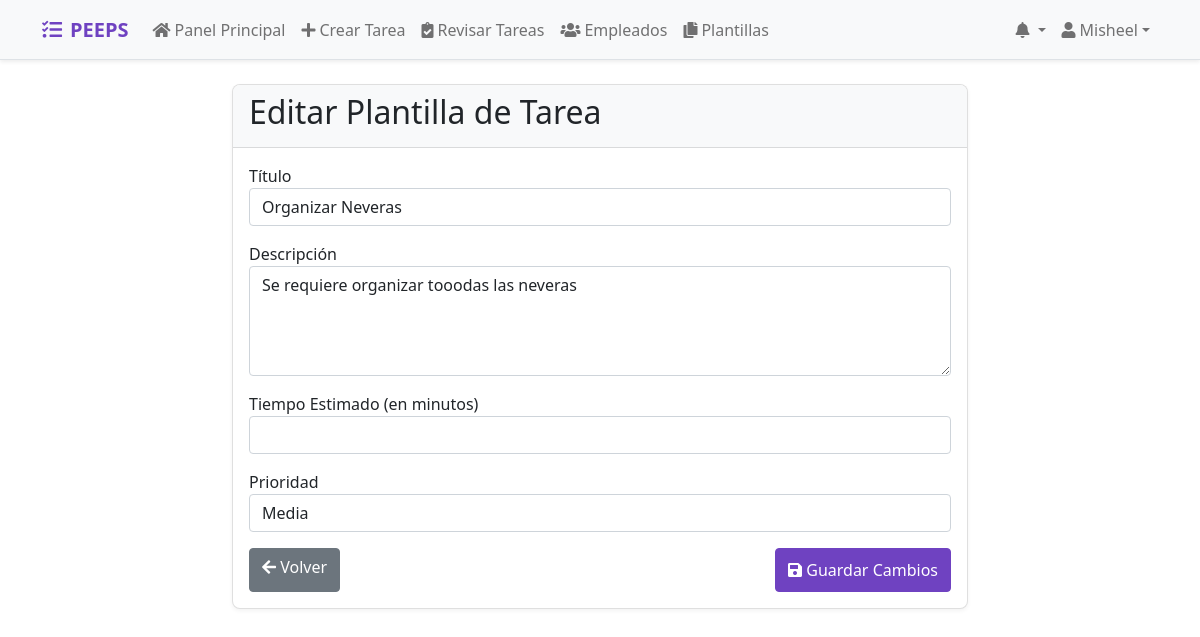
/jefe/plantillas/3/editar/ (signed in), run on the app's committed database.
### tasks/models.py (models this page shows, shortened)
class PlantillaTarea(models.Model):
    titulo = models.CharField(max_length=200)
    descripcion = models.TextField()
    jefe = models.ForeignKey(User, on_delete=models.CASCADE, related_name='plantillas_creadas')
    tiempo_estimado = models.DurationField()
    PRIORIDADES = [
        ('Baja', 'Baja'),
        ('Media', 'Media'),
        ('Alta', 'Alta'),
    ]
    prioridad = models.CharField(max_length=10, choices=PRIORIDADES, default='Media')
    fecha_creacion = models.DateTimeField(auto_now_add=True)

### tasks/views.py (the view, shortened to what this page needs)
# urls.py: path('jefe/plantillas/<int:plantilla_id>/editar/', views.editar_plantilla, name='editar_plantilla'),
@login_required
def editar_plantilla(request, plantilla_id):
    if not request.user.empleadoperfil.es_jefe:
        messages.error(request, "No tienes permiso para realizar esta acción.")
        return redirect('index')
    plantilla = get_object_or_404(PlantillaTarea, id=plantilla_id, jefe=request.user)
    return render(request, 'tasks/plantillas/editar_plantilla.html', {'plantilla': plantilla})

### tasks/templates/tasks/plantillas/editar_plantilla.html (shortened to what this page needs)
{% extends 'base.html' %}
{% block content %}
<div class="container mt-4">
    <div class="row">
        <div class="col-md-8 offset-md-2">
            <div class="card">
                <div class="card-header">
                    <h2>Editar Plantilla de Tarea</h2>
                </div>
                <div class="card-body">
                    <form method="post">
                        <div class="form-group mb-3">
                            <label for="titulo">Título</label>
                            <input type="text" class="form-control" id="titulo" name="titulo" value="{{ plantilla.titulo }}" required>
                        </div>
                        <div class="form-group mb-3">
                            <label for="descripcion">Descripción</label>
                            <textarea class="form-control" id="descripcion" name="descripcion" rows="4" required>{{ plantilla.descripcion }}</textarea>
                        </div>
                        <div class="form-group mb-3">
                            <label for="tiempo_estimado">Tiempo Estimado (en minutos)</label>
                            <input type="number" class="form-control" id="tiempo_estimado" name="tiempo_estimado" value="{{ plantilla.tiempo_estimado.total_seconds|divisibleby:60 }}" required>
                        </div>
                        <div class="form-group mb-3">
                            <label for="prioridad">Prioridad</label>
                            <select class="form-control" id="prioridad" name="prioridad" required>
                                <option value="Media" {% if plantilla.prioridad == 'Media' %}selected{% endif %}>Media</option>
                            </select>
                        </div>
                        <div class="d-flex justify-content-between">
                            <a href="{% url 'lista_plantillas' %}" class="btn btn-secondary">
                                <i class="fas fa-arrow-left"></i> Volver
                            </a>
                            <button type="submit" class="btn btn-primary">
                                <i class="fas fa-save"></i> Guardar Cambios
                            </button>
                        </div>
                    </form>
                </div>
            </div>
        </div>
    </div>
</div>
{% endblock %}

### tasks/templates/base.html (shortened to what this page needs)
<!DOCTYPE html>
<html lang="es" class="h-full">
<head>
    <link href="https://cdn.jsdelivr.net/npm/bootstrap@5.1.3/dist/css/bootstrap.min.css" rel="stylesheet">
    <link href="https://cdnjs.cloudflare.com/ajax/libs/font-awesome/5.15.4/css/all.min.css" rel="stylesheet">
</head>
<body class="custom-scrollbar">
    <nav class="navbar navbar-expand-lg navbar-light bg-light border-bottom shadow-sm mobile-nav">
        <div class="container">
            <a class="navbar-brand d-flex align-items-center mobile-touch-target" href="{% url 'index' %}">
                <i class="fas fa-tasks me-2"></i>
                <span class="d-none d-sm-inline">PEEPS</span>
            </a>
            <div class="collapse navbar-collapse" id="navbarNav">
                {% if user.is_authenticated %}
                    {% if user.empleadoperfil.es_jefe %}
                        <ul class="navbar-nav me-auto">
                            <li class="nav-item">
                                <a class="nav-link mobile-touch-target {% if request.resolver_match.url_name == 'dashboard_jefe' %}active{% endif %}"
                                   href="{% url 'dashboard_jefe' %}">
                                    <i class="fas fa-home me-1"></i>
                                    <span class="d-none d-sm-inline">Panel Principal</span>
                                </a>
                            </li>
                            <li class="nav-item">
                                <a class="nav-link mobile-touch-target {% if request.resolver_match.url_name == 'jefe_crear_tarea' %}active{% endif %}"
                                   href="{% url 'jefe_crear_tarea' %}">
                                    <i class="fas fa-plus me-1"></i>
                                    <span class="d-none d-sm-inline">Crear Tarea</span>
                                </a>
                            </li>
                            <li class="nav-item">
                                <a class="nav-link mobile-touch-target {% if request.resolver_match.url_name == 'revisar_tareas' %}active{% endif %}"
                                   href="{% url 'revisar_tareas' %}">
                                    <i class="fas fa-clipboard-check me-1"></i>
                                    <span class="d-none d-sm-inline">Revisar Tareas</span>
                                </a>
                            </li>
                            <li class="nav-item">
                                <a class="nav-link mobile-touch-target {% if request.resolver_match.url_name == 'jefe_empleados' %}active{% endif %}"
                                   href="{% url 'jefe_empleados' %}">
                                    <i class="fas fa-users me-1"></i>
                                    <span class="d-none d-sm-inline">Empleados</span>
                                </a>
                            </li>
                            <li class="nav-item">
                                <a class="nav-link mobile-touch-target {% if request.resolver_match.url_name == 'lista_plantillas' %}active{% endif %}"
                                   href="{% url 'lista_plantillas' %}">
                                    <i class="fas fa-copy me-1"></i>
                                    <span class="d-none d-sm-inline">Plantillas</span>
                                </a>
                            </li>
                        </ul>
                    {% endif %}
                    <ul class="navbar-nav">
                        <li class="nav-item dropdown">
                            <a class="nav-link dropdown-toggle mobile-touch-target" href="#" id="navbarDropdown" role="button"
                               data-bs-toggle="dropdown" aria-expanded="false">
                                <i class="fas fa-bell me-1"></i>
                            </a>
                        </li>
                        <li class="nav-item dropdown">
                            <a class="nav-link dropdown-toggle mobile-touch-target" href="#" id="userDropdown" role="button"
                               data-bs-toggle="dropdown" aria-expanded="false">
                                <i class="fas fa-user me-1"></i>
                                <span class="d-none d-sm-inline">{{ user.username }}</span>
                            </a>
                        </li>
                    </ul>
                {% endif %}
            </div>
        </div>
    </nav>
    <div class="main-content">
        {% block content %}{% endblock %}
    </div>
</body>
</html>

### tasks/templates/base.html (style rules this page uses)
* { -webkit-tap-highlight-color: transparent; }
:root { --primary-color: #6f42c1; --primary-hover: #5a32a3; --header-height: 60px; }
body { min-height: 100vh; padding-top: var(--header-height); display: flex; flex-direction: column; overflow-x: hidden; }
.main-content { flex: 1; width: 100%; max-width: 100%; overflow-x: hidden; }
.navbar { height: var(--header-height); position: fixed; top: 0; left: 0; right: 0; z-index: 1030; background-color: #fff; transition: transform 0.3s ease; }
.navbar-brand { font-weight: bold; color: var(--primary-color) !important; }
.nav-link { color: #495057; transition: color 0.2s ease; display: flex; align-items: center; padding: 0.5rem 1rem; }
.btn-primary { background-color: var(--primary-color); border-color: var(--primary-color); transition: all 0.2s ease; }
.card { border-radius: 0.5rem; box-shadow: 0 2px 4px rgba(0, 0, 0, 0.05); transition: box-shadow 0.2s ease; margin-bottom: 1rem; }
.card-header { background-color: #f8f9fa; border-bottom: 1px solid rgba(0, 0, 0, 0.125); border-radius: calc(0.5rem - 1px) calc(0.5rem - 1px) 0 0 !important; }
@media (hover: none) { .nav-link, .btn { min-height: 44px; min-width: 44px; } }
.custom-scrollbar { scrollbar-width: thin; scrollbar-color: var(--primary-color) #f1f1f1; }

### data on the page
PlantillaTarea: titulo "Organizar Neveras", descripcion "Se requiere organizar tooodas las neveras", prioridad "Media"

### other printed values
{{ user.username }} "Misheel"
